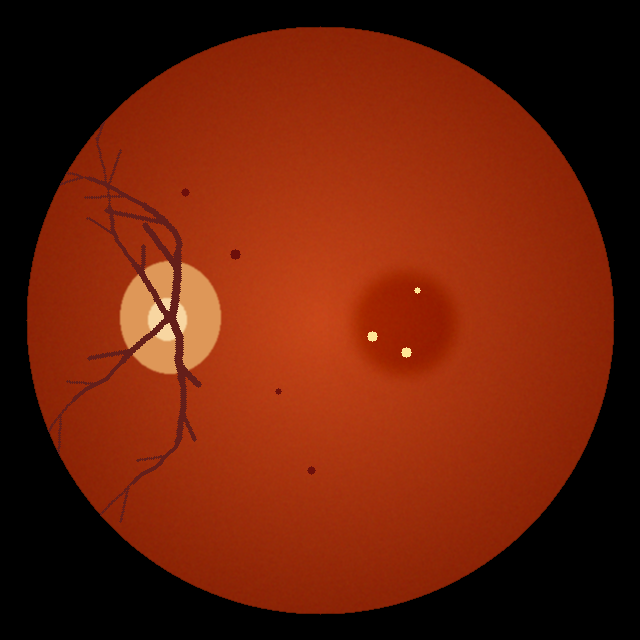
#> input picture samples/sample_patient_fundus.png, 640 x 640 px; its folder holds only this picture in this run
$ python -i preprocessor.py   (imports and definitions only)
#> lines starting #> are read from the running program, lines starting #| are printed output that depends on the picture; after the words box and inside, x2 and y2 are one past the last pixel; in counts of white or black regions, pixels touching at a corner belong together
#> further down, picture is the input picture: shape (640, 640, 3); mean B, G, R 8.7, 31.8, 105.2
"""
Retinal Image Preprocessing Pipeline
Implements specialized medical image enhancement:
1. Green-channel extraction (highest contrast band for hemoglobin absorption).
2. CLAHE (Contrast Limited Adaptive Histogram Equalization).
3. Illumination and luminosity correction (Gaussian background subtraction).
4. Circular Field-of-View (FOV) mask generation.
"""

import cv2
import numpy as np
import torch
from typing import Tuple, Optional


class RetinalPreprocessor:
    """
    Preprocessing and enhancement pipeline for retinal fundus imaging.
    """
    def __init__(
        self,
        target_size: Tuple[int, int] = (512, 512),
        clahe_clip_limit: float = 2.5,
        clahe_tile_grid_size: Tuple[int, int] = (8, 8),
        normalize_mean: float = 0.5,
        normalize_std: float = 0.5
    ):
        self.target_size = target_size
        self.clahe_clip_limit = clahe_clip_limit
        self.clahe_tile_grid_size = clahe_tile_grid_size
        self.normalize_mean = normalize_mean
        self.normalize_std = normalize_std
        self.clahe = cv2.createCLAHE(
            clipLimit=self.clahe_clip_limit,
            tileGridSize=self.clahe_tile_grid_size
        )

    def extract_green_channel(self, image: np.ndarray) -> np.ndarray:
        """
        Extracts the green channel from an RGB/BGR retinal image.
        In fundus photography, green light (540-570nm) is strongly absorbed by hemoglobin,
        providing maximal contrast between retinal vessels, lesions, and background parenchyma.
        """
        if len(image.shape) == 2:
            return image
        # Assuming RGB or BGR - in standard OpenCV read (BGR), index 1 is Green
        return image[:, :, 1]
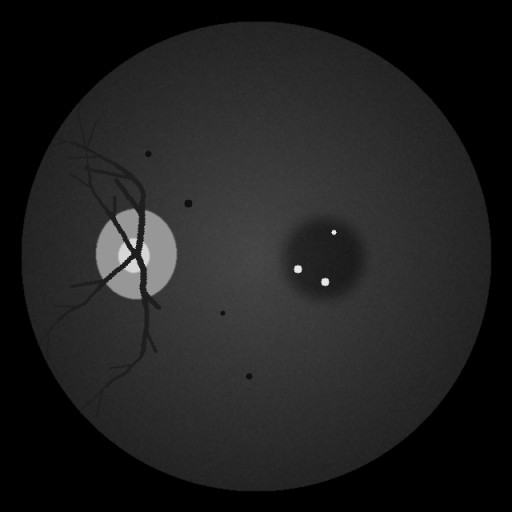
#> returned value: shape (512, 512); min 0, max 230, mean 31.8

    def apply_clahe(self, gray_image: np.ndarray) -> np.ndarray:
        """Applies Contrast-Limited Adaptive Histogram Equalization."""
        return self.clahe.apply(gray_image)

    def correct_illumination(self, gray_image: np.ndarray, sigma: int = 35) -> np.ndarray:
        """
        Corrects non-uniform illumination and vignetting artifacts common in fundus cameras
        using Gaussian background estimation and subtraction.
        """
#> called with sigma = 35
        background = cv2.GaussianBlur(gray_image, (0, 0), sigma)
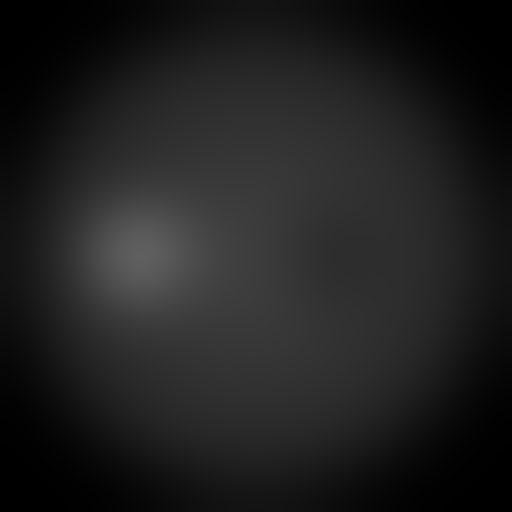
#> background: shape (512, 512); min 0, max 95, mean 31.8
        # Add constant 128 to keep dynamic range centered
        corrected = cv2.addWeighted(gray_image, 1.0, background, -1.0, 128)
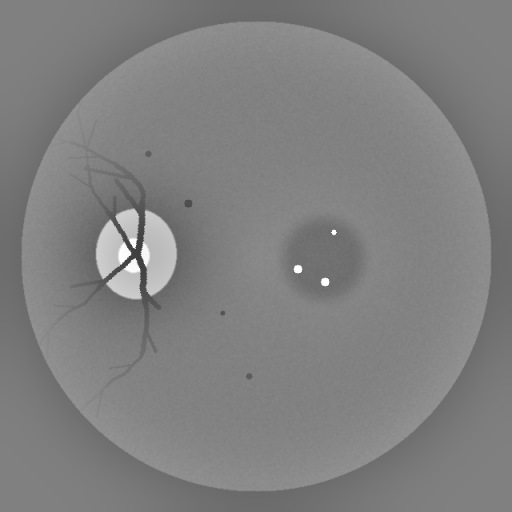
#> corrected: shape (512, 512); min 63, max 255, mean 128
#> in apply_clahe, `return self.clahe.apply(gray_image)`:
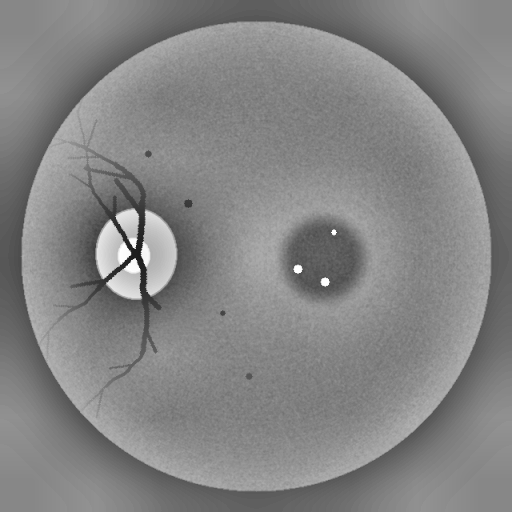
#> returned value: shape (512, 512); min 29, max 255, mean 132.2
        return corrected

    def generate_fov_mask(self, image: np.ndarray, threshold: int = 15) -> np.ndarray:
        """
        Creates a binary Field-of-View (FOV) mask to isolate the ocular retina
        from outer camera border artifacts.
        """
#> called with threshold = 15
        if len(image.shape) == 3:
            gray = cv2.cvtColor(image, cv2.COLOR_BGR2GRAY)
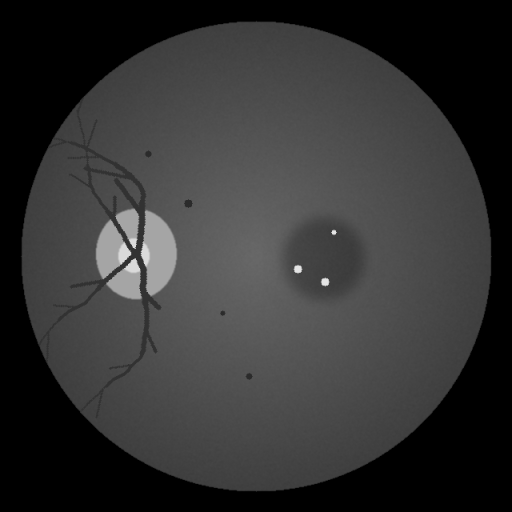
#> gray: shape (512, 512); min 0, max 228, mean 51.1
        else:
            gray = image

        # Threshold dark camera border
        _, mask = cv2.threshold(gray, threshold, 255, cv2.THRESH_BINARY)
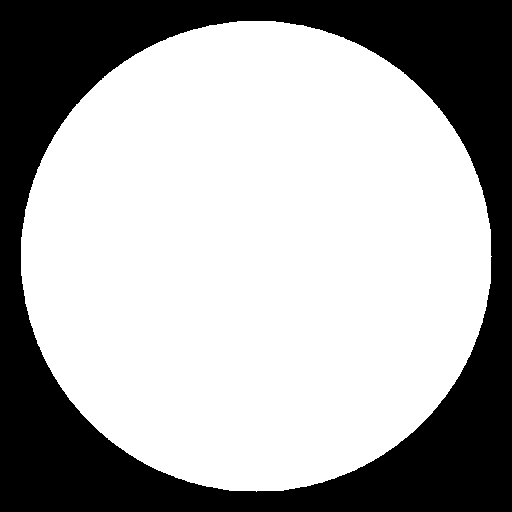
#> mask: shape (512, 512); 66.4% white; 1 black region, box (x1, y1, x2, y2) and area: (0, 0, 512, 512) 88126

        # Morphological closing to seal internal vessel shadows
        kernel = cv2.getStructuringElement(cv2.MORPH_ELLIPSE, (11, 11))
        mask = cv2.morphologyEx(mask, cv2.MORPH_CLOSE, kernel)
#> mask: shape (512, 512); 66.4% white; 1 black region, box (x1, y1, x2, y2) and area: (0, 0, 512, 512) 88118

        # Keep only largest connected component (the circular retina)
        num_labels, labels, stats, centroids = cv2.connectedComponentsWithStats(mask)
#> num_labels = 2; stats = [[0, 0, 512, 512, 88118], [21, 21, 471, 471, 174026]]; centroids = [[254.8, 254.8], [255.9, 255.9]]
        if num_labels > 1:
            largest_label = 1 + np.argmax(stats[1:, cv2.CC_STAT_AREA])
#> largest_label = 1
            fov_mask = np.zeros_like(mask)
            fov_mask[labels == largest_label] = 255
            return fov_mask
        return mask

    def preprocess_for_unet(
        self,
        image: np.ndarray,
        return_tensor: bool = True,
        device: str = "cpu"
    ) -> Tuple[torch.Tensor, np.ndarray]:
        """
        Full pipeline transforming raw fundus image into normalized tensor for U-Net.

        Returns:
            tensor (torch.Tensor): Shape (1, 1, H, W) normalized.
            enhanced_np (np.ndarray): Shape (H, W) enhanced uint8 image for visualization.
        """
        # 1. Resize to target size
        resized = cv2.resize(image, self.target_size, interpolation=cv2.INTER_AREA)

        # 2. Extract green channel
        green = self.extract_green_channel(resized)

        # 3. Correct non-uniform lighting
        illum_corrected = self.correct_illumination(green)

        # 4. Enhance contrast via CLAHE
        enhanced = self.apply_clahe(illum_corrected)

        # 5. Mask FOV to eliminate outer border contrast artifacts
        fov = self.generate_fov_mask(resized)
        enhanced = cv2.bitwise_and(enhanced, enhanced, mask=fov)
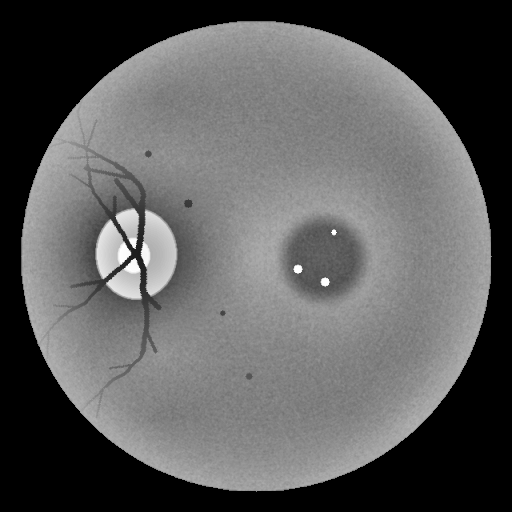
#> enhanced: shape (512, 512); min 0, max 255, mean 92.1

        if not return_tensor:
            return None, enhanced

        # Convert to FloatTensor [0.0, 1.0] and normalize
        norm_img = enhanced.astype(np.float32) / 255.0
        norm_img = (norm_img - self.normalize_mean) / self.normalize_std

#> (the run stopped early here; a loop or call above may not have finished)
